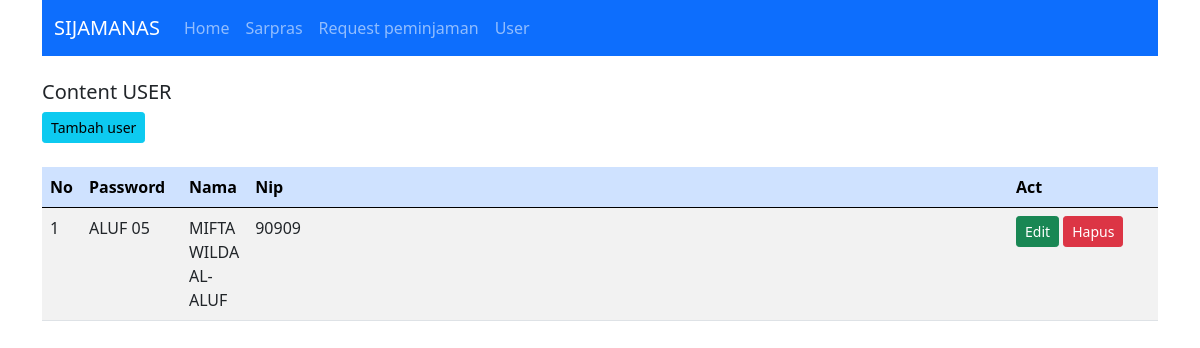
Page /index.php?target=User on the committed database.
### tables this page shows
CREATE TABLE `user` (
  `password` varchar(50) NOT NULL,
  `nama` varchar(50) NOT NULL,
  `nip` int(50) NOT NULL
);

### Config/Query_builder.php (called while the page is built, shortened)
<?php
class Query_builder implements Query
{
    private $v_db, $v_table, $v_select, $v_join, $v_where, $v_order_by, $v_query,
        $v_insert, $v_update, $v_delete;
    public function __construct($dataKoneksi)
    {
        $this->v_db = new \mysqli($dataKoneksi['host'], $dataKoneksi['user'], $dataKoneksi['password'], $dataKoneksi['dbname']);
    }
    public function table($table)
    {
        $this->v_table = $table;
        return $this;
    }
    public function get()
    {
        $this->v_query = "SELECT ";
        if (!empty($this->v_select)) {
            $this->v_query .= $this->v_select . " ";
        } else {
            $this->v_query .= " * ";
        }
        $this->v_query .= " FROM " . $this->v_table . " ";
        return $this;
    }
    public function resultArray()
    {
        $data = $this->v_db->query($this->v_query);
        while ($row = $data->fetch_array()) {
            $rows[] = $row;
        }
        return $rows;
    }
}

### Master/User.php (the view, shortened to what this page needs)
<?php
class User {
    private $db;
    public function __construct($con)
    {
        $this->db = new Query_builder($con);
    }
    public function index (){
        $data = $this->db->table('user')->get()->resultArray();
        $res = ' <a href="?target=User&act=tambah_User" class="btn btn-info btn-sm">Tambah user</a>
    <br><br>
    <div class="table-responsive">
        <table class="table table-striped">
            <thead class="table-primary">
                <tr>
                <th>No</th>
                    <th>Password</th>
                    <th>Nama</th>
                    <th>Nip</th>
                    <th>Act</th>
                </tr>
            </thead>
            <tbody>';
            $no = 1;
            foreach ($data as $r) {
                $res .= '<tr>
                        <td width="10">' . $no . '</td>
                        <td width="100">' . $r['password'] . '</td>
                        <td width="50">' . $r['nama'] . '</td>
                        <td>' . $r['nip'] . '</td>
                        <td width="150">
                            <a href="?target=User&act=edit_User&id=' . $r['password'] . '" class="btn btn-success btn-sm">
                                Edit
                            </a>
                            <a href="?target=User&act=delete_User&id=' . $r['password'] . '" class="btn btn-danger btn-sm">
                                Hapus
                            </a>
                        </td>
                    </tr>';
                $no++;
            }
            $res .= '</tbody></table></div>';
            return $res;
    }
}

### rows in the picture
user: password "ALUF 05", nama "MIFTA WILDA AL- ALUF", nip "90909"

### other values in the picture
$r['text'] "Home"
$r['text'] "Sarpras"
$r['text'] "Request peminjaman"
$r['text'] "User"
$target "USER"
